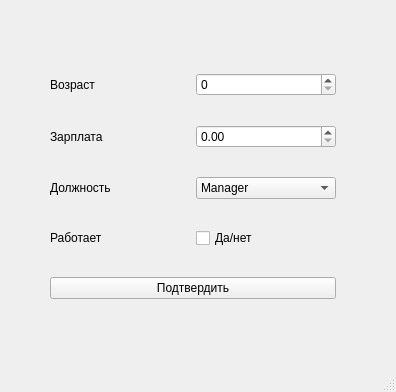
<?xml version="1.0" encoding="UTF-8"?>
<ui version="4.0">
 <class>MainWindow</class>
 <widget class="QMainWindow" name="MainWindow">
  <property name="geometry">
   <rect>
    <x>0</x>
    <y>0</y>
    <width>396</width>
    <height>392</height>
   </rect>
  </property>
  <property name="windowTitle">
   <string>MainWindow</string>
  </property>
  <widget class="QWidget" name="centralwidget">
   <widget class="QWidget" name="gridLayoutWidget">
    <property name="geometry">
     <rect>
      <x>50</x>
      <y>50</y>
      <width>286</width>
      <height>277</height>
     </rect>
    </property>
    <layout class="QGridLayout" name="gridLayout">
     <item row="2" column="1">
      <widget class="QComboBox" name="position_box">
       <item>
        <property name="text">
         <string>Manager</string>
        </property>
       </item>
       <item>
        <property name="text">
         <string>Engineer</string>
        </property>
       </item>
       <item>
        <property name="text">
         <string>Accountant</string>
        </property>
       </item>
       <item>
        <property name="text">
         <string>Marketer</string>
        </property>
       </item>
       <item>
        <property name="text">
         <string>Janitor</string>
        </property>
       </item>
      </widget>
     </item>
     <item row="0" column="1">
      <widget class="QSpinBox" name="id_box"/>
     </item>
     <item row="3" column="0">
      <widget class="QLabel" name="label_4">
       <property name="text">
        <string>Работает</string>
       </property>
      </widget>
     </item>
     <item row="4" column="0" colspan="2">
      <widget class="QPushButton" name="enter_button">
       <property name="text">
        <string>Подтвердить</string>
       </property>
      </widget>
     </item>
     <item row="1" column="1">
      <widget class="QDoubleSpinBox" name="salary_box"/>
     </item>
     <item row="0" column="0">
      <widget class="QLabel" name="label">
       <property name="text">
        <string>Возраст</string>
       </property>
      </widget>
     </item>
     <item row="3" column="1">
      <widget class="QCheckBox" name="full_time_box">
       <property name="text">
        <string>Да/нет</string>
       </property>
      </widget>
     </item>
     <item row="2" column="0">
      <widget class="QLabel" name="label_3">
       <property name="text">
        <string>Должность</string>
       </property>
      </widget>
     </item>
     <item row="1" column="0">
      <widget class="QLabel" name="label_2">
       <property name="text">
        <string>Зарплата</string>
       </property>
      </widget>
     </item>
    </layout>
   </widget>
  </widget>
  <widget class="QMenuBar" name="menubar">
   <property name="geometry">
    <rect>
     <x>0</x>
     <y>0</y>
     <width>396</width>
     <height>22</height>
    </rect>
   </property>
  </widget>
  <widget class="QStatusBar" name="statusbar"/>
 </widget>
 <resources/>
 <connections/>
</ui>
